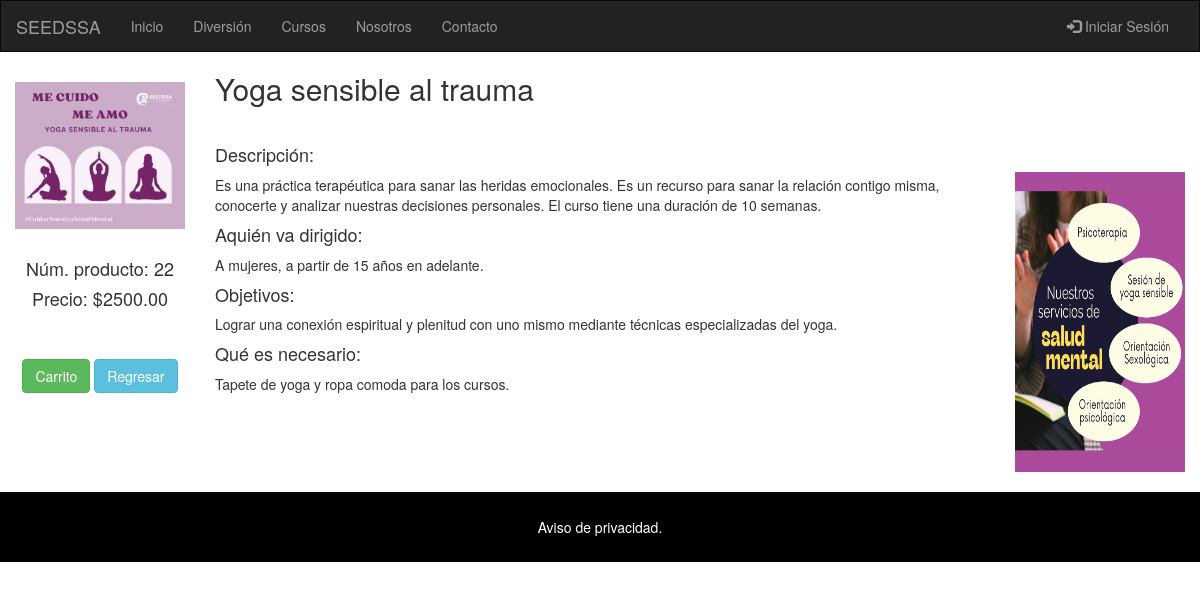
Screenshot of /producto.php?id=22 with the database file from the repository.
### tables this page shows
CREATE TABLE `productos` (
  `id` int(11) NOT NULL,
  `tipo` char(1) NOT NULL,
  `nombre` varchar(200) NOT NULL,
  `descripcion` text NOT NULL,
  `publico` text NOT NULL,
  `objetivo` text NOT NULL,
  `necesario` text NOT NULL,
  `precio` decimal(10,2) NOT NULL,
  `descuento` decimal(10,2) NOT NULL,
  `envio` decimal(10,2) NOT NULL,
  `imagen` varchar(100) NOT NULL,
  `fecha` date NOT NULL
);

### producto.php (the view, shortened to what this page needs)
<?php
require "php/conn.php";
require "php/carritofunciones.php";
if (isset($_GET["id"])) {
	$id = $_GET["id"];
	$sql = "SELECT * FROM productos WHERE id=".$id;
	$r = mysqli_query($conn, $sql);
	$data = mysqli_fetch_assoc($r);
}
?>
<!DOCTYPE html>
<html lang="en">
<head>
	<link rel="stylesheet" href="https://maxcdn.bootstrapcdn.com/bootstrap/3.3.7/css/bootstrap.min.css">
	<link rel="stylesheet" type="text/css" href="css/main.css"/>
</head>
<body>
<nav class="navbar navbar-inverse">
	<div class="container-fluid">
		<div class="navbar-header">
			<a href="index.php" class="navbar-brand">SEEDSSA</a>
		</div>
		<div class="collapse navbar-collapse" id="menu">
			<ul class="nav navbar-nav">
				<li><a href="index.php">Inicio</a></li>
				<li><a href="diversion.php">Diversión</a></li>
				<li><a href="cursos.php">Cursos</a></li>
				<li><a href="index.php">Nosotros</a></li>
				<li><a href="index.php">Contacto</a></li>
			</ul>
			<ul class="nav navbar-nav navbar-right">
				<?php
					require "php/navbar.php";
				?>
			</ul>
		</div>
	</div>
</nav>
<div class="container-fluid text-center">
	<div class="row content">
		<div class="col-sm-2 sidenav">
			<img src="img/<?php print $data['imagen']; ?>" class="media-object img-resposvive" width="100%"/>
			<br>
			<h4>Núm. producto: <?php print $data['id']; ?></h4>
			<h4>Precio: $<?php print $data['precio']; ?></h4>
			<br><br>
			<a href="carrito.php?id=<?php print $id; ?>" class="btn btn-success" role="button">Carrito</a>
			<a href="index.php" class="btn btn-info" role="button">Regresar</a>
			</div>
			<div class="col-sm-8 text-left">
			<h2><?php print $data['nombre']; ?></h2>
			<br>
			<h4>Descripción:</h4>
			<p><?php print $data['descripcion']; ?></p>
			<?php
			if ($data['tipo']=="0") {
				print '<h4>Aquién va dirigido:</h4>';
				print '<p>'.$data['publico'].'</p>';
				print '<h4>Objetivos:</h4>';
				print '<p>'.$data['objetivo'].'</p>';
				print '<h4>Qué es necesario:</h4>';
				print '<p>'.$data['necesario'].'</p>';
			}
			?>
			</div>
		<div class="col-sm-2 sidenav">
			<div id="contacto2">
			</div>
		</div>
	</div>
</div>
<br>
<footer class="container-fluid text-center">
	<a href="aviso.php">Aviso de privacidad.</a>
</footer>
</body>
</html>

### css/main.css (style rules this page uses)
.navbar { margin-bottom: 0; border-radius: 0; }
footer { background-color: black; padding: 25px; color: white; }
.row.content { height: auto; }
footer > a { color: white; }
.sidenav { padding-top: 30px; background-color: #lightpink; height: auto; }
#contacto2 { padding-top: 20px; background-color: lightpink; background-image: url(../img/salud.png); background-size: 115% 105%; height: 300px; margin-top: 90px; }

### rows the page displays
productos: imagen (picture), id "22", precio "2500.00", nombre "Yoga sensible al trauma", descripcion "Es una práctica terapéutica para sanar las heridas emocionales. Es un recurso para sanar la relación contigo misma, conocerte y analizar nuestras decisiones personales. El curso tiene una duración de 10 semanas.", publico "A mujeres, a partir de 15 años en adelante.", objetivo "Lograr una conexión espiritual y plenitud con uno mismo mediante técnicas especializadas del yoga.", necesario "Tapete de yoga y ropa comoda para los cursos."
